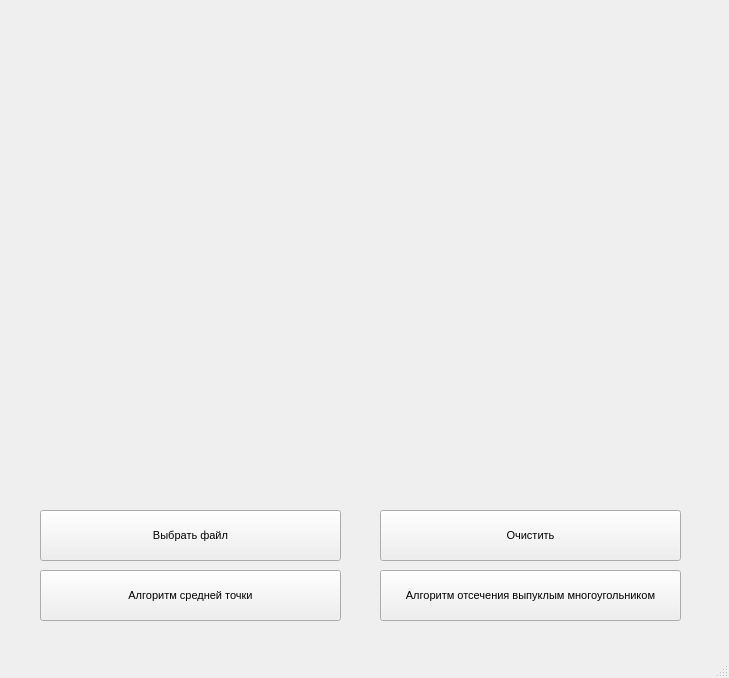
<?xml version="1.0" encoding="UTF-8"?>
<ui version="4.0">
 <class>MainWindow</class>
 <widget class="QMainWindow" name="MainWindow">
  <property name="geometry">
   <rect>
    <x>0</x>
    <y>0</y>
    <width>729</width>
    <height>678</height>
   </rect>
  </property>
  <property name="windowTitle">
   <string>MainWindow</string>
  </property>
  <widget class="QWidget" name="centralwidget">
   <widget class="QwtPlot" name="widget" native="true">
    <property name="geometry">
     <rect>
      <x>10</x>
      <y>10</y>
      <width>711</width>
      <height>491</height>
     </rect>
    </property>
   </widget>
   <widget class="QPushButton" name="pushButton">
    <property name="geometry">
     <rect>
      <x>40</x>
      <y>570</y>
      <width>301</width>
      <height>51</height>
     </rect>
    </property>
    <property name="font">
     <font>
      <family>MS Shell Dlg 2</family>
      <pointsize>8</pointsize>
      <weight>50</weight>
      <italic>false</italic>
      <bold>false</bold>
     </font>
    </property>
    <property name="text">
     <string>Алгоритм средней точки</string>
    </property>
   </widget>
   <widget class="QPushButton" name="pushButton_4">
    <property name="geometry">
     <rect>
      <x>40</x>
      <y>510</y>
      <width>301</width>
      <height>51</height>
     </rect>
    </property>
    <property name="font">
     <font>
      <family>MS Shell Dlg 2</family>
      <pointsize>8</pointsize>
      <weight>50</weight>
      <italic>false</italic>
      <bold>false</bold>
     </font>
    </property>
    <property name="styleSheet">
     <string notr="true"/>
    </property>
    <property name="text">
     <string>Выбрать файл</string>
    </property>
   </widget>
   <widget class="QPushButton" name="pushButton_2">
    <property name="geometry">
     <rect>
      <x>380</x>
      <y>570</y>
      <width>301</width>
      <height>51</height>
     </rect>
    </property>
    <property name="font">
     <font>
      <family>MS Shell Dlg 2</family>
      <pointsize>8</pointsize>
      <weight>50</weight>
      <italic>false</italic>
      <bold>false</bold>
     </font>
    </property>
    <property name="text">
     <string>Алгоритм отсечения выпуклым многоугольником</string>
    </property>
   </widget>
   <widget class="QPushButton" name="pushButton_3">
    <property name="geometry">
     <rect>
      <x>380</x>
      <y>510</y>
      <width>301</width>
      <height>51</height>
     </rect>
    </property>
    <property name="font">
     <font>
      <family>MS Shell Dlg 2</family>
      <pointsize>8</pointsize>
      <weight>50</weight>
      <italic>false</italic>
      <bold>false</bold>
     </font>
    </property>
    <property name="text">
     <string>Очистить</string>
    </property>
   </widget>
  </widget>
  <widget class="QMenuBar" name="menubar">
   <property name="geometry">
    <rect>
     <x>0</x>
     <y>0</y>
     <width>729</width>
     <height>26</height>
    </rect>
   </property>
  </widget>
  <widget class="QStatusBar" name="statusbar"/>
 </widget>
 <customwidgets>
  <customwidget>
   <class>QwtPlot</class>
   <extends>QWidget</extends>
   <header>qwt_plot.h</header>
   <container>1</container>
  </customwidget>
 </customwidgets>
 <resources/>
 <connections/>
</ui>
